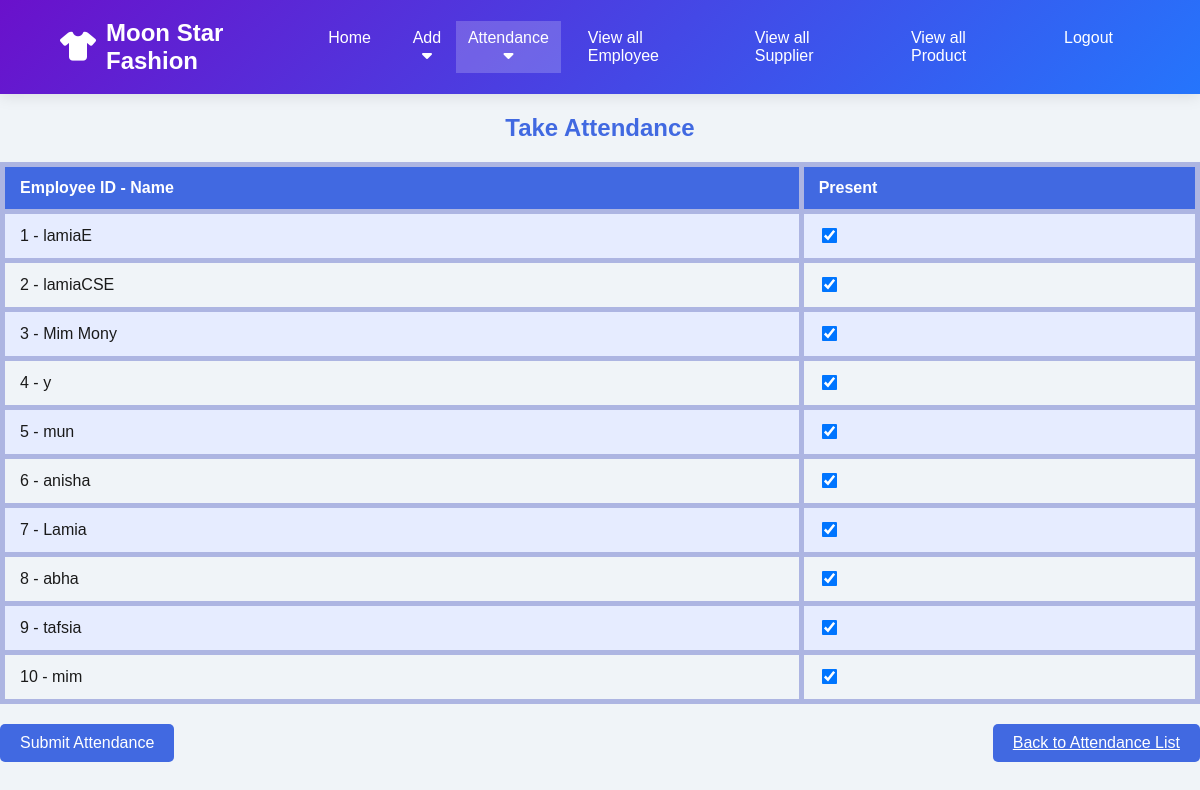
Page /attendance/ (signed in) on the committed database.
### fms/models.py (models this page shows, shortened)
class EmployeeProfile(models.Model):
    employee = models.ForeignKey(Employee, on_delete=models.CASCADE)
    user = models.OneToOneField(User, on_delete=models.CASCADE, related_name='profile')
    public_id = models.CharField(max_length=12, unique=True, editable=False)
    phone = models.CharField(max_length=20, blank=True)
    designation = models.CharField(max_length=100, blank=True)

class Employee(models.Model):
    sl=models.AutoField(primary_key=True,auto_created=True)
    name=models.CharField(max_length=20)
    email=models.EmailField(max_length=20)
    position = models.CharField(max_length=10, default='Worker')
    phone=models.IntegerField()
    salary = models.IntegerField(default=10000)
    password = models.CharField(max_length=128, null=True, blank=True)
    bonus_percentage = models.DecimalField(max_digits=5, decimal_places=2, default=0)

### fms/views.py (the view, shortened to what this page needs)
# urls.py: path('attendance/', views.take_attendance, name='take_attendance'),
@login_required(login_url='admin_login')
def take_attendance(request):
    if request.user.is_authenticated and request.user.is_staff:
        employees = EmployeeProfile.objects.all()
    return render(request, 'take_attendance.html', {'employees': employees})

### fms/templates/take_attendance.html (shortened to what this page needs)
<!DOCTYPE html>
<html lang="en">
<head>
    <link rel="stylesheet" href="https://cdnjs.cloudflare.com/ajax/libs/font-awesome/6.4.0/css/all.min.css">
</head>
<body>
            <nav class="navbar">
        <div class="logo">
            <i class="fas fa-tshirt"></i>
            <span>Moon Star Fashion</span>
        </div>
        <div class="nav-links">
            <a href="{% url 'employee_list' %}" class="nav-link">Home</a>
            <div class="dropdown">
                <button class="dropbtn">Add <i class="fa fa-caret-down"></i></button>
            </div>
                    <div class="dropdown active">
                <button class="dropbtn">Attendance <i class="fa fa-caret-down"></i></button>
            </div>
            <a href="{% url 'employee_list' %}#emp" class="nav-link">View all Employee</a>
            <a href="{% url 'employee_list' %}#sup" class="nav-link">View all Supplier</a>
            <a href="{% url 'employee_list' %}#pro" class="nav-link">View all Product</a>
            <a href="{% url 'admin_logout' %}" class="nav-link">Logout</a>
        </div>
        </nav>
    <h2>Take Attendance</h2>
    <form method="post">
        <table>
            <tr>
                <th>Employee ID - Name</th>
                <th>Present</th>
            </tr>
            {% for emp in employees %}
            <tr>
                <td>{{ emp.id }} - {{ emp.employee.name|default:"No Name" }}</td>
                <td>
                    <input type="checkbox" name="attend_{{ emp.id }}" checked>
                </td>
            </tr>
            {% endfor %}
        </table>
        <button type="submit" class="btn">Submit Attendance</button>
        <a href="{% url 'attendance_list' %}" class="btn" style="float: right;">Back to Attendance List</a>
    </form>
</body>
</html>

### fms/templates/take_attendance.html (style rules this page uses)
body { font-family: Arial, sans-serif; background-color: #f0f4f8; color: #1a1a1a; margin: 0px; }
h2 { color: #4169e1; text-align: center; margin-bottom: 20px; }
table { width: 100%; border-collapse: collapse; margin-bottom: 20px; }
th, td { padding: 12px 15px; border: 5px solid #adb5e2; text-align: left; }
th { background-color: #4169e1; color: white; }
tr:nth-child(even) { background-color: #e6ecff; }
.btn { background-color: #4169e1; color: white; padding: 10px 20px; border: none; border-radius: 5px; cursor: pointer; font-size: 16px; }
input[type="checkbox"] { transform: scale(1.2); cursor: pointer; }
.navbar { display: flex; justify-content: space-between; align-items: center; padding: 1.2rem 5%; background: linear-gradient(135deg, #6a11cb 0%, #2575fc 100%); color: white; box-shadow: 0 2px 15px rgba(0, 0, 0, 0.1); position: sticky; top: 0; z-index: 100; }
.nav-links { display: flex; }
.nav-link { color: white; text-decoration: none; margin: 0 15px; font-weight: 500; transition: all 0.3s ease; padding: 8px 12px; border-radius: 4px; }
.nav-link:hover, .dropdown.active { background-color: rgba(255, 255, 255, 0.2); }
.logo { display: flex; align-items: center; font-size: 1.5rem; font-weight: 700; }
.logo i { margin-right: 10px; font-size: 1.8rem; }
.dropdown { position: relative; }
.dropbtn { background: none; border: none; color: white; font-weight: 500; font-size: 1rem; padding: 8px 12px; border-radius: 4px; cursor: pointer; }

### rows in the picture
EmployeeProfile: id "1", employee.name "lamiaE"
EmployeeProfile: id "2", employee.name "lamiaCSE"
EmployeeProfile: id "3", employee.name "Mim Mony"
EmployeeProfile: id "4", employee.name "y"
EmployeeProfile: id "5", employee.name "mun"
EmployeeProfile: id "6", employee.name "anisha"
EmployeeProfile: id "7", employee.name "Lamia"
EmployeeProfile: id "8", employee.name "abha"
EmployeeProfile: id "9", employee.name "tafsia"
EmployeeProfile: id "10", employee.name "mim"
